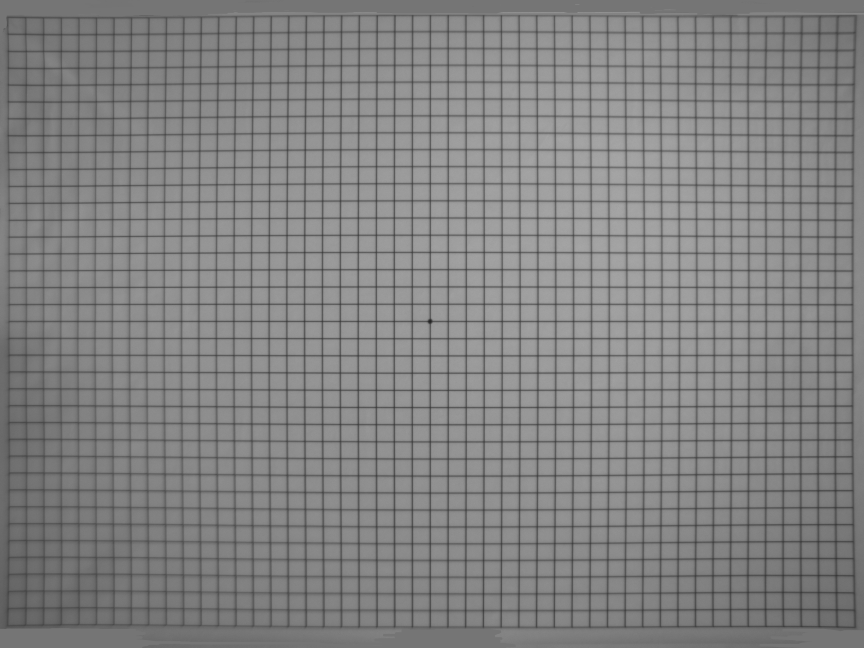
#> input picture Exact_dot_001/hyttest2.png, 2592 x 1944 px (shown at 1/3 size)
$ jupyter execute pieces_image.ipynb
#> lines starting #> are read from the running program, lines starting #| are printed output that depends on the picture
### pieces of image

[cell 1]
import cv2
import numpy as np
import pandas as pd
import matplotlib.pyplot as plt

[cell 2]
original_img = cv2.imread("hyttest2.png") # call original image
#> original_img is the input picture: shape (1944, 2592, 3); min 31, max 171, mean 130.2

gray_scaled_original_image = cv2.cvtColor(original_img , cv2.COLOR_BGR2GRAY) # converting the original image to gray scale


#ploting proccess
plt.subplot(1,2,1)
plt.imshow(original_img)
plt.title("Original Image")


plt.subplot(1,2,2)
plt.imshow(gray_scaled_original_image)
plt.title("gray_scaled Image")


plt.show()
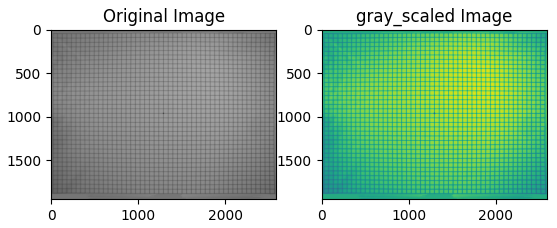
#> figure drawn by matplotlib, 2 panels

Dividing to pieces for example hundred of pieces.

firts we need to bring the shape of pixel in array tipe lets conver it as array.

[cell 3]
array_img_gray = np.array(gray_scaled_original_image)
print(f"    image shape \n x :{np.shape(array_img_gray)[1]} || y :{np.shape(array_img_gray)[0]}")
#|     image shape
#|  x :2592 || y :1944

So we have known the images heigt and width. From now on we will divide these magnifications on equalivent parts.

Which method we can use is: __linspace()__

[cell 4]
x_partitions = np.round(np.linspace(0,np.shape(gray_scaled_original_image[1]),648))
#> x_partitions = 648 values from 0 to 2592
y_partitions = np.round(np.linspace(0,np.shape(gray_scaled_original_image[0]),648))
#> y_partitions = 648 values from 0 to 2592

[cell 5]
left_corner_img = gray_scaled_original_image[: , 90:155]
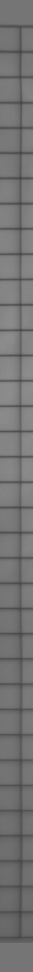
#> left_corner_img: shape (1944, 65) (shown at 1/2 size); min 60, max 146, mean 115.2
plt.imshow(left_corner_img)

[cell 6]
import math
math.gcd(2592,1944) #en büyük ortak bölenine bakıyoruz

bundan önce küçük bir parça üzerinde corner detection harris algorithm iyi çalışıyor mu bunu görelim.

[cell 7]
dst = cv2.cornerHarris(left_corner_img,2,3,0.004)
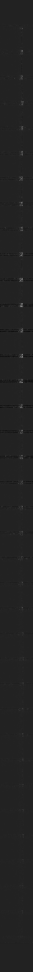
#> dst: shape (1944, 65) float32 (shown at 1/2 size); min -1.25e-06, max 7.87e-06, mean 9.05e-09; drawn with min black and max white
dst = cv2.dilate(dst,None)
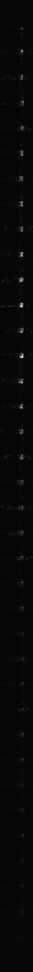
#> dst: shape (1944, 65) float32 (shown at 1/2 size); min -2.03e-07, max 7.87e-06, mean 6.1e-08; drawn with min black and max white

[cell 8]
plt.imshow(dst)

[cell 9]
case1_img = gray_scaled_original_image[900:955 , 90:155]
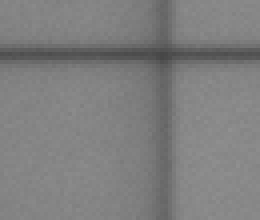
#> case1_img: shape (55, 65) (shown 4 times larger); min 71, max 144, mean 126.5
plt.subplot(1,2,1)
plt.imshow(case1_img)
dst = cv2.cornerHarris(case1_img,2,3,0.004)
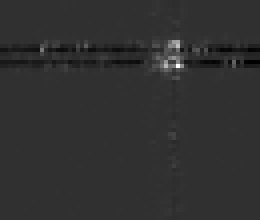
#> dst: shape (55, 65) float32 (shown 4 times larger); min -8.93e-07, max 3.8e-06, mean 3.67e-09; drawn with min black and max white
dst = cv2.dilate(dst,None)
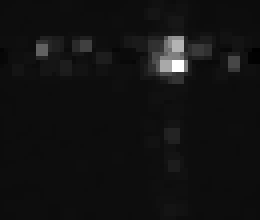
#> dst: shape (55, 65) float32 (shown 4 times larger); min -2.03e-07, max 3.8e-06, mean 8.28e-08; drawn with min black and max white
plt.subplot(1,2,2)
plt.imshow(dst)

[cell 10]
case1_img = gray_scaled_original_image[1100:1150 , 800:855]
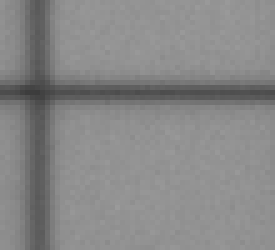
#> case1_img: shape (50, 55) (shown 5 times larger); min 60, max 154, mean 135.4
plt.subplot(1,2,1)
plt.imshow(case1_img)
dst = cv2.cornerHarris(case1_img,2,3,0.004)
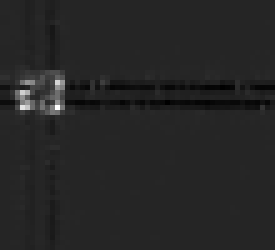
#> dst: shape (50, 55) float32 (shown 5 times larger); min -2.39e-06, max 1.37e-05, mean 2.12e-08; drawn with min black and max white
dst = cv2.dilate(dst,None)
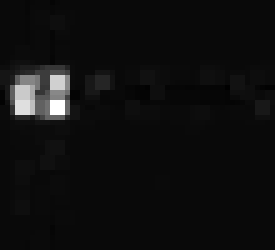
#> dst: shape (50, 55) float32 (shown 5 times larger); min -5.29e-07, max 1.37e-05, mean 3.51e-07; drawn with min black and max white
plt.subplot(1,2,2)
plt.imshow(dst)
